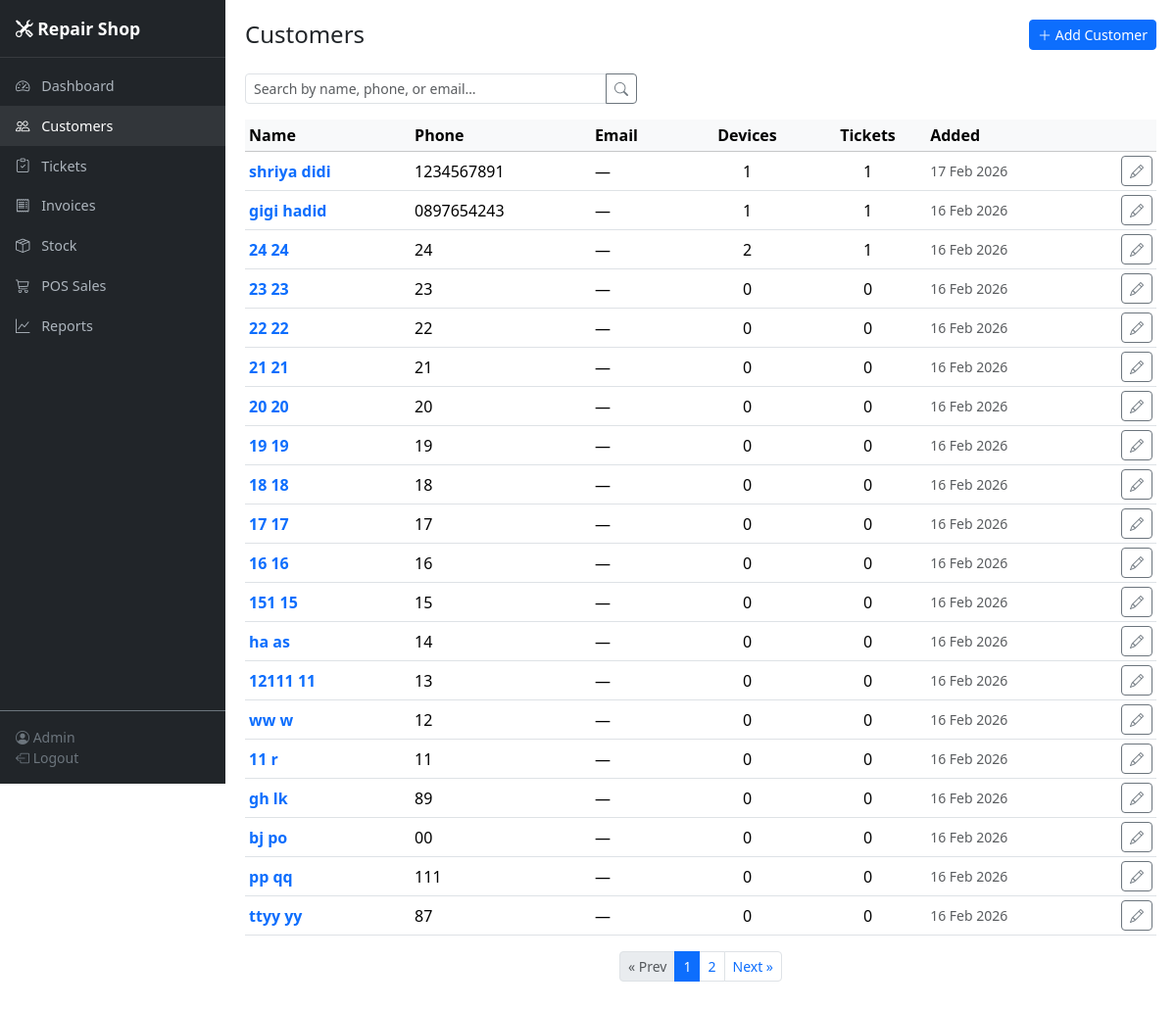
Page /customers/ (signed in) on the committed database.
### app/models.py (models this page shows, shortened)
class User(UserMixin, db.Model):
    __tablename__ = "users"
    id = db.Column(db.Integer, primary_key=True)
    username = db.Column(db.String(80), unique=True, nullable=False, index=True)
    email = db.Column(db.String(120), unique=True, nullable=False)
    password_hash = db.Column(db.String(256), nullable=False)
    full_name = db.Column(db.String(120), nullable=False)
    role = db.Column(db.String(20), nullable=False, default="technician")
    is_active = db.Column(db.Boolean, default=True)
    created_at = db.Column(db.DateTime, default=utcnow)
    assigned_tickets = db.relationship("Ticket", backref="technician", lazy="dynamic",
                                       foreign_keys="Ticket.technician_id")
    progress_logs = db.relationship("TicketProgressLog", backref="user", lazy="dynamic")
    pos_sales = db.relationship("POSSale", backref="served_by_user", lazy="dynamic")

class Customer(db.Model):
    __tablename__ = "customers"
    id = db.Column(db.Integer, primary_key=True)
    first_name = db.Column(db.String(80), nullable=False)
    last_name = db.Column(db.String(80), nullable=False)
    phone = db.Column(db.String(30), nullable=False, index=True)
    email = db.Column(db.String(120), default="")
    address = db.Column(db.Text, default="")
    notes = db.Column(db.Text, default="")
    created_at = db.Column(db.DateTime, default=utcnow)
    updated_at = db.Column(db.DateTime, default=utcnow, onupdate=utcnow)
    devices = db.relationship("Device", backref="customer", lazy="dynamic",
                              cascade="all, delete-orphan")
    tickets = db.relationship("Ticket", backref="customer", lazy="dynamic")
    pos_sales = db.relationship("POSSale", backref="customer", lazy="dynamic")
    @property
    def full_name(self):
        return f"{self.first_name} {self.last_name}"

### app/blueprints/customers/routes.py (the view, shortened to what this page needs)
@bp.route("/")
@login_required
def index():
    page = request.args.get("page", 1, type=int)
    per_page = 20
    search = request.args.get("q", "", type=str).strip()
    query = Customer.query
    query = query.order_by(Customer.created_at.desc())
    pagination = query.paginate(page=page, per_page=per_page, error_out=False)
    return render_template(
        "customers/index.html",
        customers=pagination.items,
        pagination=pagination,
        search=search,
    )

### app/models.py (called while the page is built)
@login_manager.user_loader
def load_user(user_id):
    return db.session.get(User, int(user_id))

### app/templates/customers/index.html (shortened to what this page needs)
{% extends "base.html" %}
{% block content %}
<div class="d-flex justify-content-between align-items-center mb-4">
  <h4 class="mb-0">Customers</h4>
  <a href="{{ url_for('customers.add') }}" class="btn btn-primary btn-sm">
    <i class="bi bi-plus-lg"></i> Add Customer
  </a>
</div>
<form method="get" action="{{ url_for('customers.index') }}" class="mb-3">
  <div class="input-group" style="max-width: 400px;">
    <input type="text" name="q" class="form-control form-control-sm"
           placeholder="Search by name, phone, or email…" value="{{ search }}">
    <button class="btn btn-outline-secondary btn-sm" type="submit">
      <i class="bi bi-search"></i>
    </button>
  </div>
</form>
{% if customers %}
<div class="table-responsive">
  <table class="table table-hover table-sm align-middle">
    <thead class="table-light">
      <tr>
        <th>Name</th>
        <th>Phone</th>
        <th>Email</th>
        <th class="text-center">Devices</th>
        <th class="text-center">Tickets</th>
        <th>Added</th>
        <th></th>
      </tr>
    </thead>
    <tbody>
      {% for c in customers %}
      <tr>
        <td>
          <a href="{{ url_for('customers.view', customer_id=c.id) }}" class="text-decoration-none fw-semibold">
            {{ c.full_name }}
          </a>
        </td>
        <td>{{ c.phone }}</td>
        <td>{{ c.email or '—' }}</td>
        <td class="text-center">{{ c.devices.count() }}</td>
        <td class="text-center">{{ c.tickets.count() }}</td>
        <td class="text-muted small">{{ c.created_at.strftime('%d %b %Y') }}</td>
        <td class="text-end">
          <a href="{{ url_for('customers.edit', customer_id=c.id) }}" class="btn btn-outline-secondary btn-sm" title="Edit">
            <i class="bi bi-pencil"></i>
          </a>
        </td>
      </tr>
      {% endfor %}
    </tbody>
  </table>
</div>
{% if pagination.pages > 1 %}
<nav>
  <ul class="pagination pagination-sm justify-content-center">
    <li class="page-item {% if not pagination.has_prev %}disabled{% endif %}">
      <a class="page-link" href="{{ url_for('customers.index', page=pagination.prev_num, q=search) }}">
        &laquo; Prev
      </a>
    </li>
    {% for p in pagination.iter_pages(left_edge=1, right_edge=1, left_current=1, right_current=2) %}
      {% if p %}
        <li class="page-item {% if p == pagination.page %}active{% endif %}">
          <a class="page-link" href="{{ url_for('customers.index', page=p, q=search) }}">{{ p }}</a>
        </li>
      {% else %}
        <li class="page-item disabled"><span class="page-link">…</span></li>
      {% endif %}
    {% endfor %}
    <li class="page-item {% if not pagination.has_next %}disabled{% endif %}">
      <a class="page-link" href="{{ url_for('customers.index', page=pagination.next_num, q=search) }}">
        Next &raquo;
      </a>
    </li>
  </ul>
</nav>
{% endif %}
{% else %}
  {% if search %}
    <p class="text-muted">No customers found matching "{{ search }}".</p>
  {% else %}
    <p class="text-muted">No customers yet. <a href="{{ url_for('customers.add') }}">Add your first customer</a>.</p>
  {% endif %}
{% endif %}
{% endblock %}

### app/templates/base.html (shortened to what this page needs)
<!DOCTYPE html>
<html lang="en" data-bs-theme="light">
<head>
  <link href="https://cdn.jsdelivr.net/npm/bootstrap@5.3.3/dist/css/bootstrap.min.css" rel="stylesheet">
  <link href="https://cdn.jsdelivr.net/npm/bootstrap-icons@1.11.3/font/bootstrap-icons.min.css" rel="stylesheet">
</head>
<body>
  {% if current_user.is_authenticated %}
  <nav class="sidebar d-flex flex-column" id="sidebar">
    <div class="sidebar-brand">
      <i class="bi bi-tools"></i> {{ shop_name }}
    </div>
    <ul class="nav flex-column mt-2 flex-grow-1">
      <li class="nav-item">
        <a class="nav-link {% if request.endpoint == 'dashboard.index' %}active{% endif %}" href="{{ url_for('dashboard.index') }}">
          <i class="bi bi-speedometer2"></i> Dashboard
        </a>
      </li>
      <li class="nav-item">
        <a class="nav-link {% if 'customers' in request.endpoint|default('') %}active{% endif %}" href="{{ url_for('customers.index') }}">
          <i class="bi bi-people"></i> Customers
        </a>
      </li>
      <li class="nav-item">
        <a class="nav-link {% if 'tickets' in request.endpoint|default('') %}active{% endif %}" href="{{ url_for('tickets.index') }}">
          <i class="bi bi-clipboard-check"></i> Tickets
        </a>
      </li>
      <li class="nav-item">
        <a class="nav-link {% if 'invoices' in request.endpoint|default('') %}active{% endif %}" href="{{ url_for('invoices.index') }}">
          <i class="bi bi-receipt"></i> Invoices
        </a>
      </li>
      <li class="nav-item">
        <a class="nav-link {% if 'stock' in request.endpoint|default('') %}active{% endif %}" href="{{ url_for('stock.index') }}">
          <i class="bi bi-box-seam"></i> Stock
        </a>
      </li>
      <li class="nav-item">
        <a class="nav-link {% if 'pos' in request.endpoint|default('') %}active{% endif %}" href="{{ url_for('pos.index') }}">
          <i class="bi bi-cart3"></i> POS Sales
        </a>
      </li>
      <li class="nav-item">
        <a class="nav-link {% if 'reports' in request.endpoint|default('') %}active{% endif %}" href="{{ url_for('reports.index') }}">
          <i class="bi bi-graph-up"></i> Reports
        </a>
      </li>
    </ul>
    <div class="p-3 border-top border-secondary small text-secondary">
      <i class="bi bi-person-circle"></i> {{ current_user.full_name }}
      <br>
      <a href="{{ url_for('auth.logout') }}" class="text-secondary text-decoration-none">
        <i class="bi bi-box-arrow-left"></i> Logout
      </a>
    </div>
  </nav>
  <div class="main-content">
    {% block content %}{% endblock %}
  </div>
  {% endif %}
</body>
</html>

### app/templates/base.html (style rules this page uses)
:root { --sidebar-width: 230px; }
body { min-height: 100vh; }
.sidebar { width: var(--sidebar-width); min-height: 100vh; background: #212529; position: fixed; top: 0; left: 0; z-index: 1030; transition: transform .2s; }
.sidebar .nav-link { color: #adb5bd; padding: .6rem 1rem; font-size: .9rem; }
.sidebar .nav-link:hover, .sidebar .nav-link.active { color: #fff; background: rgba(255,255,255,.08); }
.sidebar .nav-link i { width: 22px; text-align: center; margin-right: .5rem; }
.main-content { margin-left: var(--sidebar-width); padding: 1.25rem; }
.sidebar-brand { padding: 1rem; font-weight: 700; font-size: 1.1rem; color: #fff; border-bottom: 1px solid rgba(255,255,255,.1); }

### rows in the picture
User: full_name "Admin"
Customer: full_name "shriya didi", phone "1234567891", email "—", devices.count "1", tickets.count "1", created_at "17 Feb 2026"
Customer: full_name "gigi hadid", phone "0897654243", email "—", devices.count "1", tickets.count "1", created_at "16 Feb 2026"
Customer: full_name "24 24", phone "24", email "—", devices.count "2", tickets.count "1", created_at "16 Feb 2026"
Customer: full_name "23 23", phone "23", email "—", devices.count "0", tickets.count "0", created_at "16 Feb 2026"
Customer: full_name "22 22", phone "22", email "—", devices.count "0", tickets.count "0", created_at "16 Feb 2026"
Customer: full_name "21 21", phone "21", email "—", devices.count "0", tickets.count "0", created_at "16 Feb 2026"
Customer: full_name "20 20", phone "20", email "—", devices.count "0", tickets.count "0", created_at "16 Feb 2026"
Customer: full_name "19 19", phone "19", email "—", devices.count "0", tickets.count "0", created_at "16 Feb 2026"
Customer: full_name "18 18", phone "18", email "—", devices.count "0", tickets.count "0", created_at "16 Feb 2026"
Customer: full_name "17 17", phone "17", email "—", devices.count "0", tickets.count "0", created_at "16 Feb 2026"
Customer: full_name "16 16", phone "16", email "—", devices.count "0", tickets.count "0", created_at "16 Feb 2026"
Customer: full_name "151 15", phone "15", email "—", devices.count "0", tickets.count "0", created_at "16 Feb 2026"
Customer: full_name "ha as", phone "14", email "—", devices.count "0", tickets.count "0", created_at "16 Feb 2026"
Customer: full_name "12111 11", phone "13", email "—", devices.count "0", tickets.count "0", created_at "16 Feb 2026"
Customer: full_name "ww w", phone "12", email "—", devices.count "0", tickets.count "0", created_at "16 Feb 2026"
Customer: full_name "11 r", phone "11", email "—", devices.count "0", tickets.count "0", created_at "16 Feb 2026"
Customer: full_name "gh lk", phone "89", email "—", devices.count "0", tickets.count "0", created_at "16 Feb 2026"
Customer: full_name "bj po", phone "00", email "—", devices.count "0", tickets.count "0", created_at "16 Feb 2026"
Customer: full_name "pp qq", phone "111", email "—", devices.count "0", tickets.count "0", created_at "16 Feb 2026"
Customer: full_name "ttyy yy", phone "87", email "—", devices.count "0", tickets.count "0", created_at "16 Feb 2026"

### other values in the picture
{{ shop_name }} "Repair Shop"
{{ p }} "1" "2"
